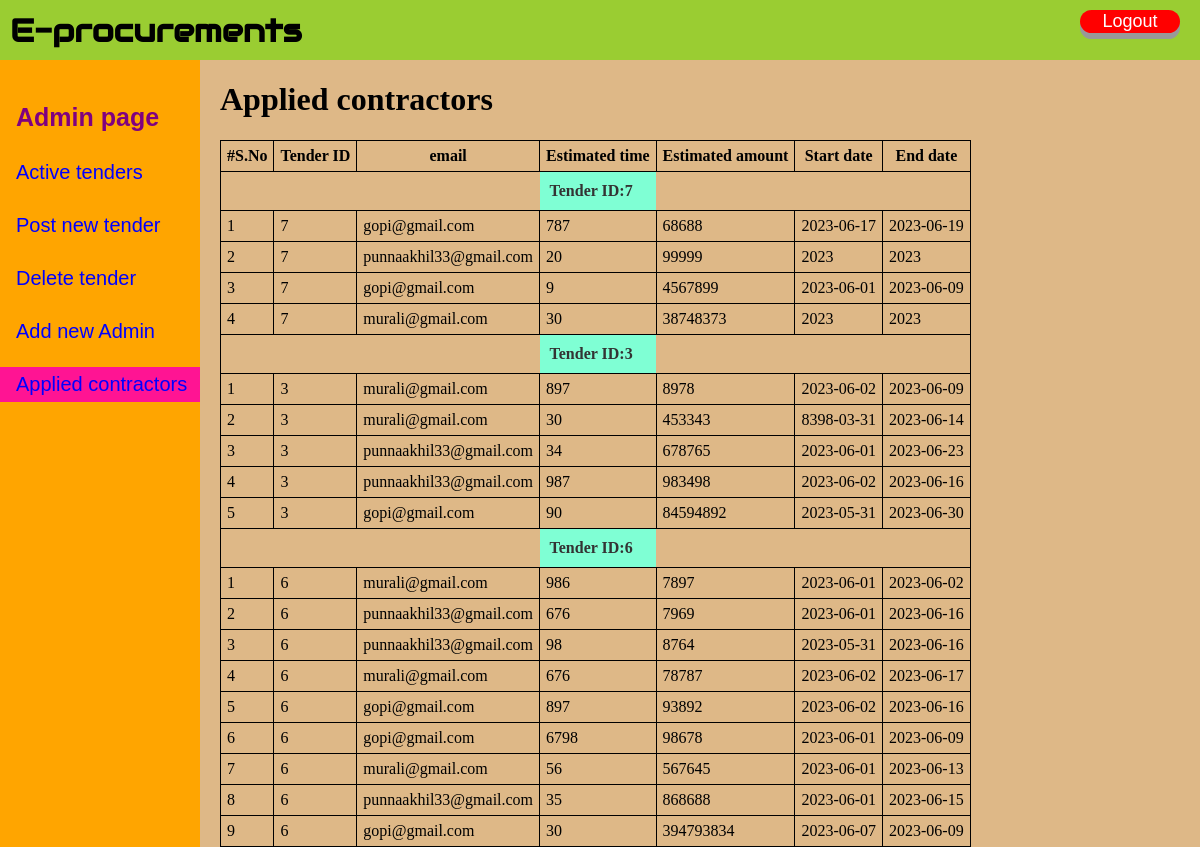
Screenshot of /applied.php with the database file from the repository.
### tables this page shows
CREATE TABLE `apply` (
  `email` varchar(50) NOT NULL,
  `tenderid` int(10) NOT NULL,
  `estamount` int(20) NOT NULL,
  `startdate` varchar(10) NOT NULL,
  `enddate` varchar(10) NOT NULL,
  `esttime` int(5) NOT NULL
);

### applied.php (the view, shortened to what this page needs)
<?php include "header.php"?>
    <div class="sidenav">
        <h1>Admin page</h1>
        <a href="index.php">Active tenders</a><br>
        <a href="post.php">Post new tender</a><br>
        <a href="delete.php">Delete tender</a><br>
        <a href="aregister.php">Add new Admin</a><br>
        <a href="#" style="background-color:deeppink">Applied contractors</a><br>
    </div>
    <div class="main">
        <h1>Applied contractors</h1>
        <table class="table">
        <thead>
            <tr>
            <th scope="col">#S.No</th>
            <th scope="id">Tender ID</th>
            <th scope="col">email</th>
            <th scope="col">Estimated time</th>
            <th scope="col">Estimated amount</th>
            <th scope="col">Start date</th>
            <th scope="col">End date</th>
            </tr>
        </thead>
        <tbody>
        <?php
        $query="SELECT `tenderid` FROM apply";
        $result = mysqli_query($conn, $query);
        $columnData = array();
        if (mysqli_num_rows($result) > 0) {
            while ($row = mysqli_fetch_assoc($result)) {
                $columnData[] = $row['tenderid'];
            }
        }
        $uniqueSet = array_unique($columnData);
        foreach ($uniqueSet as $col) {
            $sql = "SELECT * FROM apply WHERE `tenderid`='$col' ORDER BY `estamount`";
            $result=mysqli_query($conn,$sql);
            $j=0;
            echo '<tr>
            <td style="border:0px; padding: 8px;"></td>
            <td style="border:0px; padding: 8px;"></td>
            <td style="border:0px; padding: 8px;"></td>
            <td style="background-color:aquamarine;
            color: #333;
            font-weight: bold;
            padding: 10px; border:0px;">Tender ID:'.$col.'</td>
            <td style="border:0px; padding: 8px;"></td>
            <td style="border:0px; padding: 8px;"></td>
            <td style="border:0px; padding: 8px;"></td>
          </tr>';
            if($result->num_rows>0){
            while($rows=$result->fetch_assoc()){
                echo'
                <tr>
                <td>'.++$j.'</td>
                <td>'.$rows['tenderid'].'</td>
                <td>'.$rows['email'].'</td>
                <td>'.$rows['esttime'].'</td>
                <td>'.$rows['estamount'].'</td>
                <td>'.$rows['startdate'].'</td>
                <td>'.$rows['enddate'].'</td>
                </tr>';
            }
            }
            else{
            echo "\n";
            }
        }
        ?>
        </tbody>
        </table>
    </div>
</body>
</html>

### header.php (shortened to what this page needs)
<!DOCTYPE html>
<html lang="en">
<head>
</head>
<body>
    <div class="header">
        <h1>E-procurements</h1>
    </div>
    <div class="header3">
        <h3>
        </h3>
        <button onclick="location.href='alogin.php'">Logout</button>
    </div>

### header.php (style rules this page uses)
body { background-color:burlywood; width: 100%; height: 100%; margin: 0px; padding: 0px; overflow-x: hidden; }
table { border-collapse: collapse; }
table, th, td { border: 1px solid black; padding: 6px; }
.header { height: 60px; width: 50%; position: fixed; background-color: yellowgreen; padding-left: 10px; top: 0; left: 0; }
.header h1 { margin-top: 10px; font-family: "Audiowide", sans-serif; }
.sidenav { height: 100%; width: 200px; position:fixed; z-index: 1; top: 60px; left: 0; background-color: orange; overflow-x: hidden; padding-top: 20px; }
.main { margin-left: 220px; padding: 0px 0px; }
.sidenav a { padding: 6px 8px 6px 16px; text-decoration: none; font-family:'Franklin Gothic Medium', 'Arial Narrow', Arial, sans-serif; font-size: 20px; color: blue; display: block; }
.sidenav h1 { padding: 6px 8px 6px 16px; text-decoration: none; font-family:'Franklin Gothic Medium', 'Arial Narrow', Arial, sans-serif; font-size: 25px; color:purple; display: block; }
.header3 h3 { height: 45px; float:left; width: 25%; background-color: yellowgreen; text-align:right; padding-top: 15px; margin-top: 0; margin-left: 50%; position: fixed; top:0; padding-left: 180px; font-style:oblique; }
.header3 { background-color: yellowgreen; padding-bottom: 20px; height: 40px; }
.header3 button { width:100px; margin-left: 90%; margin-top:10px; font-size: 18px; text-align: center; cursor: pointer; outline: none; color: #fff; background-color: red; border: none; border-radius: 15px; box-shadow: 0 6px #999; }

### rows the page displays
apply: tenderid "7", email "gopi@gmail.com", esttime "787", estamount "68688", startdate "2023-06-17", enddate "2023-06-19"
apply: tenderid "7", email "punnaakhil33@gmail.com", esttime "20", estamount "99999", startdate "2023", enddate "2023"
apply: tenderid "7", email "gopi@gmail.com", esttime "9", estamount "4567899", startdate "2023-06-01", enddate "2023-06-09"
apply: tenderid "7", email "murali@gmail.com", esttime "30", estamount "38748373", startdate "2023", enddate "2023"
apply: tenderid "3", email "murali@gmail.com", esttime "897", estamount "8978", startdate "2023-06-02", enddate "2023-06-09"
apply: tenderid "3", email "murali@gmail.com", esttime "30", estamount "453343", startdate "8398-03-31", enddate "2023-06-14"
apply: tenderid "3", email "punnaakhil33@gmail.com", esttime "34", estamount "678765", startdate "2023-06-01", enddate "2023-06-23"
apply: tenderid "3", email "punnaakhil33@gmail.com", esttime "987", estamount "983498", startdate "2023-06-02", enddate "2023-06-16"
apply: tenderid "3", email "gopi@gmail.com", esttime "90", estamount "84594892", startdate "2023-05-31", enddate "2023-06-30"
apply: tenderid "6", email "murali@gmail.com", esttime "986", estamount "7897", startdate "2023-06-01", enddate "2023-06-02"
apply: tenderid "6", email "punnaakhil33@gmail.com", esttime "676", estamount "7969", startdate "2023-06-01", enddate "2023-06-16"
apply: tenderid "6", email "punnaakhil33@gmail.com", esttime "98", estamount "8764", startdate "2023-05-31", enddate "2023-06-16"
apply: tenderid "6", email "murali@gmail.com", esttime "676", estamount "78787", startdate "2023-06-02", enddate "2023-06-17"
apply: tenderid "6", email "gopi@gmail.com", esttime "897", estamount "93892", startdate "2023-06-02", enddate "2023-06-16"
apply: tenderid "6", email "gopi@gmail.com", esttime "6798", estamount "98678", startdate "2023-06-01", enddate "2023-06-09"
apply: tenderid "6", email "murali@gmail.com", esttime "56", estamount "567645", startdate "2023-06-01", enddate "2023-06-13"
apply: tenderid "6", email "punnaakhil33@gmail.com", esttime "35", estamount "868688", startdate "2023-06-01", enddate "2023-06-15"
apply: tenderid "6", email "gopi@gmail.com", esttime "30", estamount "394793834", startdate "2023-06-07", enddate "2023-06-09"

### other values shown
$col "7"
$col "3"
$col "6"
